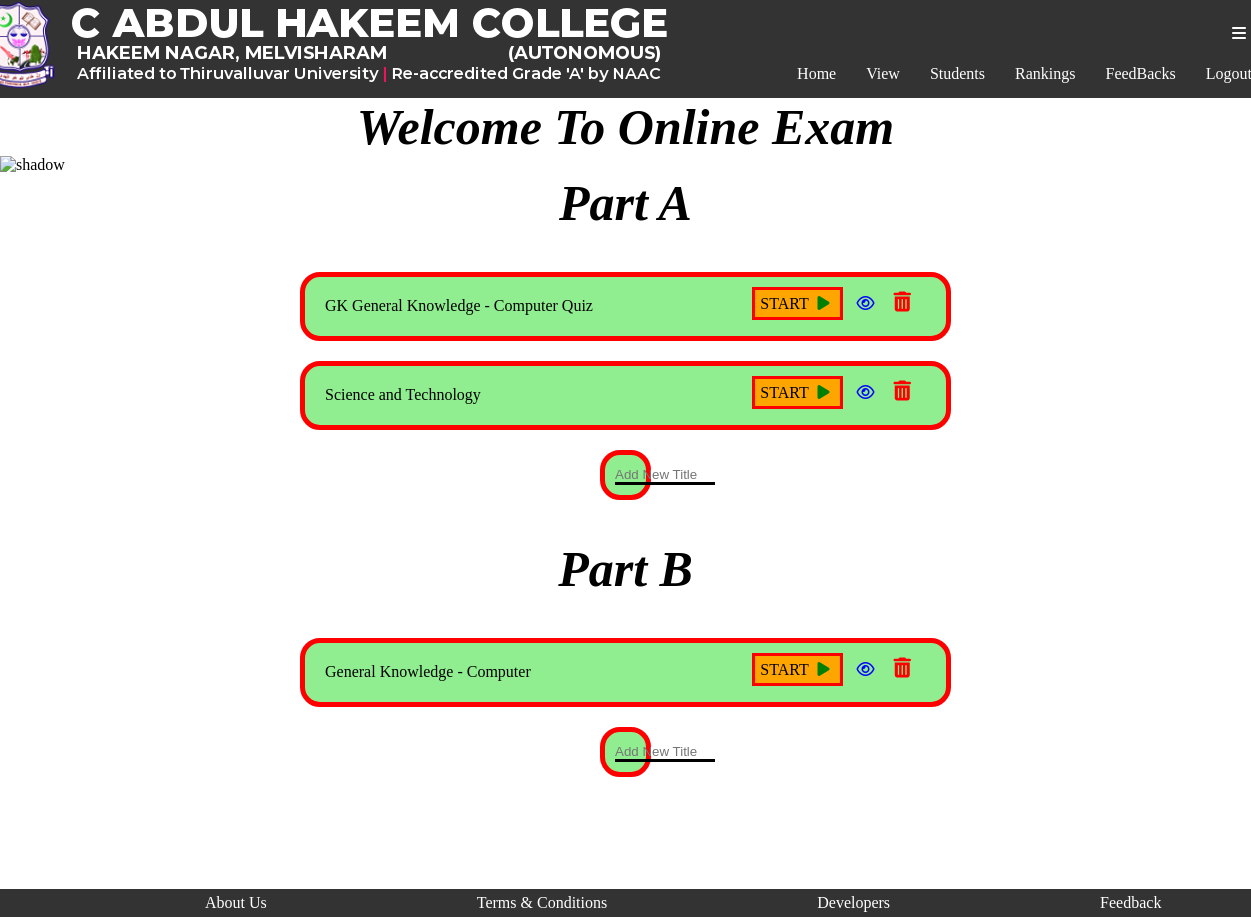
The app's page /adminuser.php?a=1 (signed in) with its own data.
### tables this page shows
CREATE TABLE `Title` (
  `id` int(5) NOT NULL,
  `Subject` varchar(100) NOT NULL,
  `visibility` bit(1) NOT NULL
);

CREATE TABLE `Title1` (
  `id` int(5) NOT NULL,
  `Subject` varchar(100) NOT NULL,
  `visibility` bit(1) NOT NULL
);

### adminuser.php (the view, shortened to what this page needs)
<!Doctype HTML>
<?php
include("header.php");
include("dbconnect.php");
?>
<body>
    <?php
    if(isset($_SESSION["aid"]))
    {
        if(@$_GET['a']==1)
        {
            ?>
                <div id="first_view">
                    <h1 style="text-align:center; font-size:50px;"><i>Welcome To Online Exam</i></h1>
                    <img src="http://www.cahc.edu.in/wp-content/themes/emphasize/images/shadow.png" alt="shadow" style="text-align:center; width:100%; height:10px;">
                    <h1 style="text-align:center; font-size:50px;"><i>Part A</i></h1>
                    <div style="text-align:center; margin:0px 200px; background:white; padding:20px 100px;">
                    <?php
                    $Title=mysqli_query($link,"select * from Title order by id");
                    while($Trows=mysqli_fetch_array($Title))
                    {
                    ?>
                        <div style="background:lightgreen; padding:20px; border:5px solid red; border-radius:20px; margin:20px 0px; text-align:left;">
                            <p style="text-decoration:none; color:black;"><?php echo $Trows["Subject"]; ?></p>
                            <div style="text-align:right; margin-top:-25px;">
                            <a style="text-decoration:none; color:black; background:orange; border:solid red; padding:5px;" href="adminuser.php?section=<?php echo $Trows["Subject"]; ?>">START <i style="color:green; padding:5px;" class="fas fa-play"></i></a>
                            <?php
                            if($Trows["visibility"]==1)
                            {
                                echo '<a style="color:blue; padding:0px 0px 0px 10px;" href="edit.php?hide='.$Trows["id"].'"><i class="far fa-eye"></i></a>';
                            }
                            else
                            {
                                echo '<a style="color:black; padding:0px 0px 0px 10px;" href="edit.php?shows='.$Trows["id"].'"><i class="far fa-eye-slash"></i></a>';
                            }
                            ?>
                            <a style="color:red; padding:0px 15px; font-size:20px;" href='edit.php?Title=<?php echo $Trows["Subject"]; ?>'><i class="fas fa-trash-alt"></i></a>
                            </div>
                        </div>
                    <?php
                    }
                    ?>
                        <div style="background:lightgreen; padding:10px; border:5px solid red; border-radius:20px; margin:20px 300px; text-align:center;">
                            <input id="new_sub" type="text" name=new_sub onfocusout="new_sub()" placeholder="Add New Title" style="text-decoration:none; width:100px; border:none; border-bottom:solid; color:black; background:transparent">
                        </div>
                    </div>
                </div>
                <div id="first_view">
                    <h1 style="text-align:center; font-size:50px;"><i>Part B</i></h1>
                    <div style="text-align:center; margin:0px 200px 100px 200px; background:white; padding:20px 100px;">
                    <?php
                    $Title=mysqli_query($link,"select * from Title1 order by id");
                    while($Trows=mysqli_fetch_array($Title))
                    {
                    ?>
                        <div style="background:lightgreen; padding:20px; border:5px solid red; border-radius:20px; margin:20px 0px; text-align:left;">
                            <p style="text-decoration:none; color:black;"><?php echo $Trows["Subject"]; ?></p>
                            <div style="text-align:right; margin-top:-25px;">
                            <a style="text-decoration:none; color:black; background:orange; border:solid red; padding:5px;" href="adminuser.php?Bsection=<?php echo $Trows["Subject"]; ?>">START <i style="color:green; padding:5px;" class="fas fa-play"></i></a>
                            <?php
                            if($Trows["visibility"]==1)
                            {
                                echo '<a style="color:blue; padding:0px 0px 0px 10px;" href="edit.php?hide1='.$Trows["id"].'"><i class="far fa-eye"></i></a>';
                            }
                            else
                            {
                                echo '<a style="color:black; padding:0px 0px 0px 10px;" href="edit.php?shows1='.$Trows["id"].'"><i class="far fa-eye-slash"></i></a>';
                            }
                            ?>
                            <a style="color:red; padding:0px 15px; font-size:20px;" href='edit.php?Title1=<?php echo $Trows["Subject"]; ?>'><i class="fas fa-trash-alt"></i></a>
                            </div>
                        </div>
                    <?php
                    }
                    ?>
                        <div style="background:lightgreen; padding:10px; border:5px solid red; border-radius:20px; margin:20px 300px; text-align:center;">
                            <input id="new_QAsub" type="text" name=new_sub onfocusout="new_QAsub()" placeholder="Add New Title" style="text-decoration:none; width:100px; border:none; border-bottom:solid; color:black; background:transparent">
                        </div>
                    </div>
                </div>
            <?php
        }
            ?>
            <?php
        include("footer.php");
    }
    else
    {
        echo "<div style='margin-top:10%; text-align:center;'>";
        echo "<h1>You have been Logout</h1>";
        echo "Click <a href='index.php?i=3'>here</a> to Login";
        echo "</div>";
    }
    ?>
</body>

### header.php (style rules this page uses)
* { margin:0px; padding:0px; }

### footer.php (style rules this page uses)
* { margin:0px; padding:0px; }

### records on screen
title: Subject "GK General Knowledge - Computer Quiz"
title: Subject "Science and Technology"
title1: Subject "General Knowledge - Computer"
